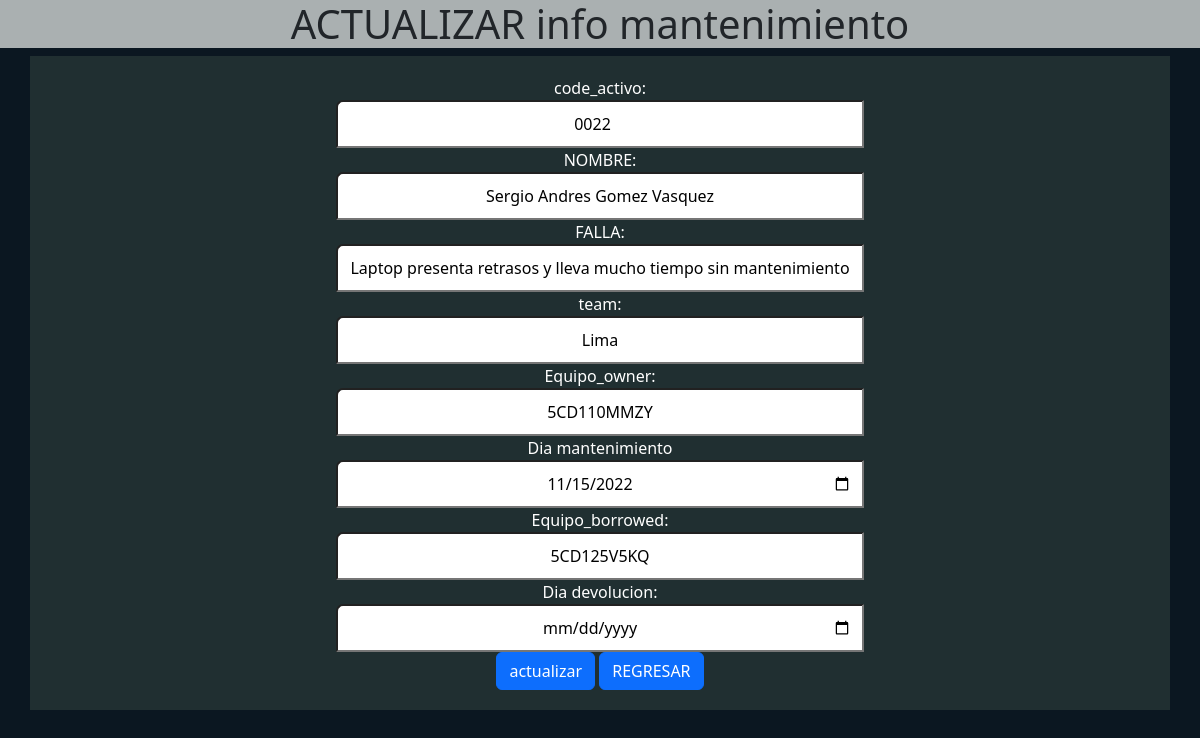
Screenshot of /MANTENIMIENTO/actualizar_mantenimiento.php?id=9 (signed in) with the database file from the repository.
### tables this page shows
CREATE TABLE `mantenimiento` (
  `id` int(11) NOT NULL,
  `code_activo` int(4) UNSIGNED ZEROFILL NOT NULL,
  `nombre` varchar(255) NOT NULL,
  `falla` varchar(255) NOT NULL,
  `team` varchar(255) NOT NULL,
  `Equipo_owner` varchar(255) NOT NULL,
  `Dia_mantenimiento` date NOT NULL,
  `Equipo_borrowed` varchar(255) NOT NULL,
  `Dia_entregado` date NOT NULL
);

### MANTENIMIENTO/actualizar_mantenimiento.php (the view, shortened to what this page needs)
<?php
if (isset($_SESSION["usuario"])) {
?>
<?php
    include("conexion.php");
    $id=$_GET['id'];
    $sql="SELECT * FROM mantenimiento WHERE id='$id'";
    $query=mysqli_query($con,$sql);
    $row=mysqli_fetch_array($query);
?>
<!DOCTYPE html>
<html lang="en">
<head>
    <link href="https://cdn.jsdelivr.net/npm/bootstrap@5.2.1/dist/css/bootstrap.min.css" rel="stylesheet">
</head>
<body>
<link rel="stylesheet" href="../style/update.css">
<H1>ACTUALIZAR info mantenimiento</H1>
<div class="container ">
<form action="ACTUALIZA.PHP" method="POST" class="form">
<div class="contenedor-inputs">
<LABEL class="lbl-nombre">code_activo:</LABEL></BR>
<input type="number" class="form " name="code_activo" placeholder="code_activo" value="<?php echo $row['code_activo'] ?>"> <br>
<LABEL class="lbl-nombre">NOMBRE:</LABEL></BR>
<input type="text" class="form " name="nombre" placeholder="NOMBRE" value="<?php echo $row['nombre'] ?>"> <br>
<LABEL>FALLA:</LABEL><br>
<input type="text" class="form " name="falla" placeholder="falla" value="<?php echo $row['falla'] ?>"><br>
<LABEL>team:</LABEL><br>
<input type="text" class="form " name="team" placeholder="team" value="<?php echo $row['team'] ?>"><br>
<LABEL>Equipo_owner:</LABEL></BR>
<input type="text" class="form" name="Equipo_owner" placeholder="Equipo_owner" value="<?php echo $row['Equipo_owner'] ?>"><br>
<LABEL>Dia mantenimiento</LABEL></BR>
<input type="date" class="form " name="Dia_mantenimiento" placeholder="Dia mantenimiento" value="<?php echo $row['Dia_mantenimiento'] ?>"><br>
<LABEL>Equipo_borrowed:</LABEL></BR>
<input type="text" class="form" name="Equipo_borrowed" placeholder="Equipo_borrowed" value="<?php echo $row['Equipo_borrowed'] ?>"><br>
<LABel>Dia devolucion:</LABel></BR>
<input type="date" class="form " name="Dia_entregado" placeholder="dia devolucion" value="<?php echo $row['Dia_entregado'] ?>"><br>
<button class="btn btn-primary ">actualizar</button>
<a href="/inventariodos/MANTENIMIENTO/Visualizar_mantenimiento.php"  class="btn btn-primary">REGRESAR</a>
</div>
</form>
</div>
</body>
</html>
<?php
}else {
    header("location:INVENTARIOdos/inventory.php");
}
?>

### style/update.css (style rules this page uses)
body { justify-content: center; background: #0b1721; }
input { text-align: center; padding: left 50px; text-align: center; width: 48%; }
form { text-align: center; justify-content: center; padding: 10px ; justify-content: center; text-align: center; padding: 10px; }
.form { text-align: center; padding: left 50px; justify-content: center; border-top-left-radius: 7px; text-align: center; padding: 10px; }
label { text-align: center center; color: white; }
.container { padding: 10px ; justify-content: center; text-align: center; padding: 10px; background-color: rgb(32, 47, 49); }
h1 { background-color: rgb(170, 176, 177); text-align: center; }

### rows the page displays
mantenimiento: code_activo "0022", nombre "Sergio Andres Gomez Vasquez", falla "Laptop presenta retrasos y lleva mucho tiempo sin mantenimiento", team "Lima", Equipo_owner "5CD110MMZY", Dia_mantenimiento "11/15/2022", Equipo_borrowed "5CD125V5KQ"
